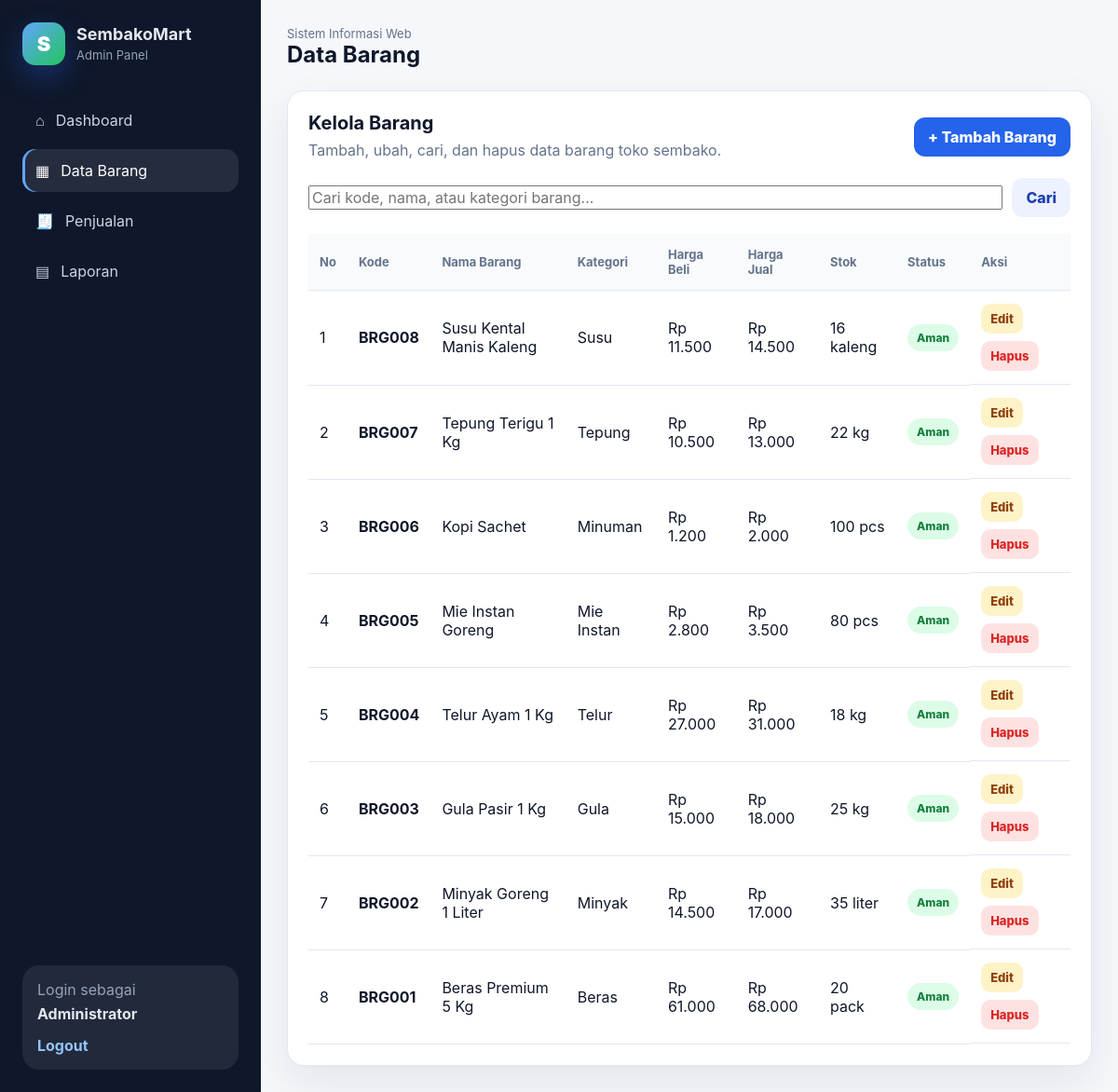
The page /barang/index.php (signed in) on the database its author committed.
### tables this page shows
CREATE TABLE barang (
  id INT AUTO_INCREMENT PRIMARY KEY,
  kode_barang VARCHAR(30) NOT NULL UNIQUE,
  nama_barang VARCHAR(150) NOT NULL,
  kategori VARCHAR(100) NOT NULL,
  satuan VARCHAR(20) NOT NULL DEFAULT 'pcs',
  harga_beli DECIMAL(12,2) NOT NULL DEFAULT 0,
  harga_jual DECIMAL(12,2) NOT NULL DEFAULT 0,
  stok INT NOT NULL DEFAULT 0,
  stok_minimum INT NOT NULL DEFAULT 5,
  created_at TIMESTAMP DEFAULT CURRENT_TIMESTAMP,
  updated_at TIMESTAMP DEFAULT CURRENT_TIMESTAMP ON UPDATE CURRENT_TIMESTAMP
);

### config/functions.php (called while the page is built, shortened)
<?php
function e($value): string
{
    return htmlspecialchars((string)$value, ENT_QUOTES, 'UTF-8');
}
function rupiah($angka): string
{
    return 'Rp ' . number_format((float)$angka, 0, ',', '.');
}

### barang/index.php (the view, shortened to what this page needs)
<?php
require_once __DIR__ . '/../config/koneksi.php';
$title = 'Data Barang';
$current = 'barang';
$base = '../';
$q = trim($_GET['q'] ?? '');
if ($q !== '') {
    $keyword = '%' . $q . '%';
    $stmt = $conn->prepare('SELECT * FROM barang WHERE kode_barang LIKE ? OR nama_barang LIKE ? OR kategori LIKE ? ORDER BY id DESC');
    $stmt->bind_param('sss', $keyword, $keyword, $keyword);
    $stmt->execute();
    $barang = $stmt->get_result();
} else {
    $barang = $conn->query('SELECT * FROM barang ORDER BY id DESC');
}
require_once __DIR__ . '/../partials/header.php';
?>
<div class="card">
    <div class="card-header with-actions">
        <div>
            <h3>Kelola Barang</h3>
            <p>Tambah, ubah, cari, dan hapus data barang toko sembako.</p>
        </div>
        <a class="btn btn-primary" href="tambah.php">+ Tambah Barang</a>
    </div>
    <form class="toolbar" method="get">
        <input type="search" name="q" placeholder="Cari kode, nama, atau kategori barang..." value="<?= e($q) ?>">
        <button class="btn btn-light" type="submit">Cari</button>
    </form>
    <div class="table-responsive">
        <table class="table table-hover">
            <thead>
                <tr>
                    <th>No</th>
                    <th>Kode</th>
                    <th>Nama Barang</th>
                    <th>Kategori</th>
                    <th>Harga Beli</th>
                    <th>Harga Jual</th>
                    <th>Stok</th>
                    <th>Status</th>
                    <th>Aksi</th>
                </tr>
            </thead>
            <tbody>
                <?php if ($barang->num_rows): $no = 1; ?>
                    <?php while ($row = $barang->fetch_assoc()): ?>
                        <?php $menipis = (int)$row['stok'] <= (int)$row['stok_minimum']; ?>
                        <tr>
                            <td><?= $no++ ?></td>
                            <td><strong><?= e($row['kode_barang']) ?></strong></td>
                            <td><?= e($row['nama_barang']) ?></td>
                            <td><?= e($row['kategori']) ?></td>
                            <td><?= rupiah($row['harga_beli']) ?></td>
                            <td><?= rupiah($row['harga_jual']) ?></td>
                            <td><?= e($row['stok']) ?> <?= e($row['satuan']) ?></td>
                            <td>
                                <?php if ($menipis): ?>
                                    <span class="pill danger">Stok Menipis</span>
                                <?php else: ?>
                                    <span class="pill success">Aman</span>
                                <?php endif; ?>
                            </td>
                            <td class="actions">
                                <a class="btn btn-sm btn-warning" href="edit.php?id=<?= (int)$row['id'] ?>">Edit</a>
                                <form action="hapus.php" method="post" onsubmit="return confirm('Yakin ingin menghapus barang ini?')">
                                    <button class="btn btn-sm btn-danger" type="submit">Hapus</button>
                                </form>
                            </td>
                        </tr>
                    <?php endwhile; ?>
                <?php else: ?>
                    <tr><td colspan="9" class="empty">Data barang belum tersedia.</td></tr>
                <?php endif; ?>
            </tbody>
        </table>
    </div>
</div>
<?php require_once __DIR__ . '/../partials/footer.php'; ?>

### partials/header.php (shortened to what this page needs)
<?php
$base = $base ?? '';
$title = $title ?? 'Sistem Penjualan Sembako';
$current = $current ?? '';
?>
<!doctype html>
<html lang="id">
<head>
    <link rel="stylesheet" href="<?= e($base) ?>assets/css/style.css">
</head>
<body>
<div class="app-shell">
    <aside class="sidebar" id="sidebar">
        <div class="brand">
            <div class="brand-logo">S</div>
            <div>
                <h1>SembakoMart</h1>
                <span>Admin Panel</span>
            </div>
        </div>
        <nav class="menu">
            <a class="menu-link <?= $current === 'dashboard' ? 'active' : '' ?>" href="<?= e($base) ?>dashboard.php">
                <span>⌂</span> Dashboard
            </a>
            <a class="menu-link <?= $current === 'barang' ? 'active' : '' ?>" href="<?= e($base) ?>barang/index.php">
                <span>▦</span> Data Barang
            </a>
            <a class="menu-link <?= $current === 'penjualan' ? 'active' : '' ?>" href="<?= e($base) ?>penjualan/index.php">
                <span>🧾</span> Penjualan
            </a>
            <a class="menu-link <?= $current === 'laporan' ? 'active' : '' ?>" href="<?= e($base) ?>laporan/index.php">
                <span>▤</span> Laporan
            </a>
        </nav>
        <div class="sidebar-footer">
            <span>Login sebagai</span>
            <strong><?= e($_SESSION['admin']['nama'] ?? 'Admin') ?></strong>
            <a class="logout" href="<?= e($base) ?>logout.php">Logout</a>
        </div>
    </aside>
    <main class="main">
        <header class="topbar">
            <div>
                <p class="muted">Sistem Informasi Web</p>
                <h2><?= e($title) ?></h2>
            </div>
        </header>

### partials/footer.php (shortened to what this page needs)
    </main>
</div>
</body>
</html>

### assets/css/style.css (style rules this page uses)
:root { --bg: #f5f7fb; --surface: #ffffff; --primary: #2563eb; --primary-dark: #1d4ed8; --success: #16a34a; --warning: #f59e0b; --danger: #dc2626; --text: #0f172a; --muted: #64748b; --line: #e2e8f0; --soft: #eff6ff; --shadow: 0 18px 45px rgba(15, 23, 42, 0.08); --radius: 18px; }
* { box-sizing: border-box; }
body { margin: 0; font-family: Inter, ui-sans-serif, system-ui, -apple-system, BlinkMacSystemFont, "Segoe UI", sans-serif; background: var(--bg); color: var(--text); }
a { color: inherit; text-decoration: none; }
button, input, select { font: inherit; }
.app-shell { display: flex; min-height: 100vh; }
.sidebar { width: 280px; background: #0f172a; color: #e2e8f0; padding: 24px; display: flex; flex-direction: column; position: fixed; inset: 0 auto 0 0; z-index: 20; }
.brand { display: flex; align-items: center; gap: 12px; }
.brand-logo { width: 46px; height: 46px; display: grid; place-items: center; border-radius: 14px; background: linear-gradient(135deg, #60a5fa, #22c55e); color: #fff; font-weight: 900; font-size: 22px; box-shadow: 0 12px 30px rgba(37, 99, 235, 0.35); }
.brand h1 { margin: 0; font-size: 18px; line-height: 1.2; }
.brand span, .muted { color: var(--muted); font-size: 13px; }
.sidebar .brand span, .sidebar-footer span { color: #94a3b8; }
.menu { display: grid; gap: 8px; margin-top: 36px; }
.menu-link { display: flex; align-items: center; gap: 12px; padding: 13px 14px; border-radius: 14px; color: #cbd5e1; transition: 0.2s ease; }
.menu-link:hover, .menu-link.active { background: rgba(255, 255, 255, 0.09); color: #ffffff; }
.menu-link.active { box-shadow: inset 3px 0 0 #60a5fa; }
.sidebar-footer { margin-top: auto; padding: 16px; border-radius: 18px; background: rgba(255, 255, 255, 0.08); display: grid; gap: 6px; }
.logout { color: #93c5fd; font-weight: 700; margin-top: 8px; }
.main { width: 100%; margin-left: 280px; padding: 28px; }
.topbar { display: flex; align-items: center; gap: 16px; margin-bottom: 24px; }
.topbar h2, .topbar p { margin: 0; }
.card, .stat-card { background: var(--surface); border: 1px solid var(--line); border-radius: var(--radius); box-shadow: var(--shadow); }
.card { padding: 22px; }
.card-header { display: flex; align-items: flex-start; justify-content: space-between; gap: 18px; margin-bottom: 18px; }
.card-header h3, .card-header p { margin: 0; }
.card-header h3 { font-size: 20px; }
.card-header p { color: var(--muted); margin-top: 5px; line-height: 1.5; }
.with-actions { align-items: center; }
.table-responsive { width: 100%; overflow-x: auto; }
.table { width: 100%; border-collapse: collapse; min-width: 760px; }
.table th, .table td { padding: 14px 12px; border-bottom: 1px solid var(--line); text-align: left; vertical-align: middle; }
.table th { color: var(--muted); font-size: 13px; background: #f8fafc; }
.actions { display: flex; align-items: center; gap: 8px; flex-wrap: wrap; }
.actions form { margin: 0; }
.btn { border: 0; border-radius: 12px; padding: 11px 15px; cursor: pointer; display: inline-flex; align-items: center; justify-content: center; font-weight: 800; transition: 0.2s ease; white-space: nowrap; }
.btn-sm { padding: 8px 10px; border-radius: 10px; font-size: 13px; }
.btn-primary { background: var(--primary); color: #fff; }
.btn-light { background: #eef2ff; color: #1e40af; }
.btn-warning { background: #fef3c7; color: #92400e; }
.btn-danger { background: #fee2e2; color: var(--danger); }
.pill { display: inline-flex; align-items: center; justify-content: center; padding: 7px 10px; border-radius: 999px; font-size: 12px; font-weight: 800; }
.pill.success { background: #dcfce7; color: #15803d; }
.toolbar { display: flex; gap: 10px; margin-bottom: 18px; align-items: center; flex-wrap: wrap; }
.toolbar input[type="search"] { flex: 1; min-width: 240px; }

### rows shown on the page
barang: kode_barang "BRG008", nama_barang "Susu Kental Manis Kaleng", kategori "Susu", harga_beli "Rp 11.500", harga_jual "Rp 14.500", stok "16", satuan "kaleng", stok_minimum "Aman"
barang: kode_barang "BRG007", nama_barang "Tepung Terigu 1 Kg", kategori "Tepung", harga_beli "Rp 10.500", harga_jual "Rp 13.000", stok "22", satuan "kg", stok_minimum "Aman"
barang: kode_barang "BRG006", nama_barang "Kopi Sachet", kategori "Minuman", harga_beli "Rp 1.200", harga_jual "Rp 2.000", stok "100", satuan "pcs", stok_minimum "Aman"
barang: kode_barang "BRG005", nama_barang "Mie Instan Goreng", kategori "Mie Instan", harga_beli "Rp 2.800", harga_jual "Rp 3.500", stok "80", satuan "pcs", stok_minimum "Aman"
barang: kode_barang "BRG004", nama_barang "Telur Ayam 1 Kg", kategori "Telur", harga_beli "Rp 27.000", harga_jual "Rp 31.000", stok "18", satuan "kg", stok_minimum "Aman"
barang: kode_barang "BRG003", nama_barang "Gula Pasir 1 Kg", kategori "Gula", harga_beli "Rp 15.000", harga_jual "Rp 18.000", stok "25", satuan "kg", stok_minimum "Aman"
barang: kode_barang "BRG002", nama_barang "Minyak Goreng 1 Liter", kategori "Minyak", harga_beli "Rp 14.500", harga_jual "Rp 17.000", stok "35", satuan "liter", stok_minimum "Aman"
barang: kode_barang "BRG001", nama_barang "Beras Premium 5 Kg", kategori "Beras", harga_beli "Rp 61.000", harga_jual "Rp 68.000", stok "20", satuan "pack", stok_minimum "Aman"

### other values the page prints
$_SESSION['admin']['nama'] "Administrator"
$title "Data Barang"
